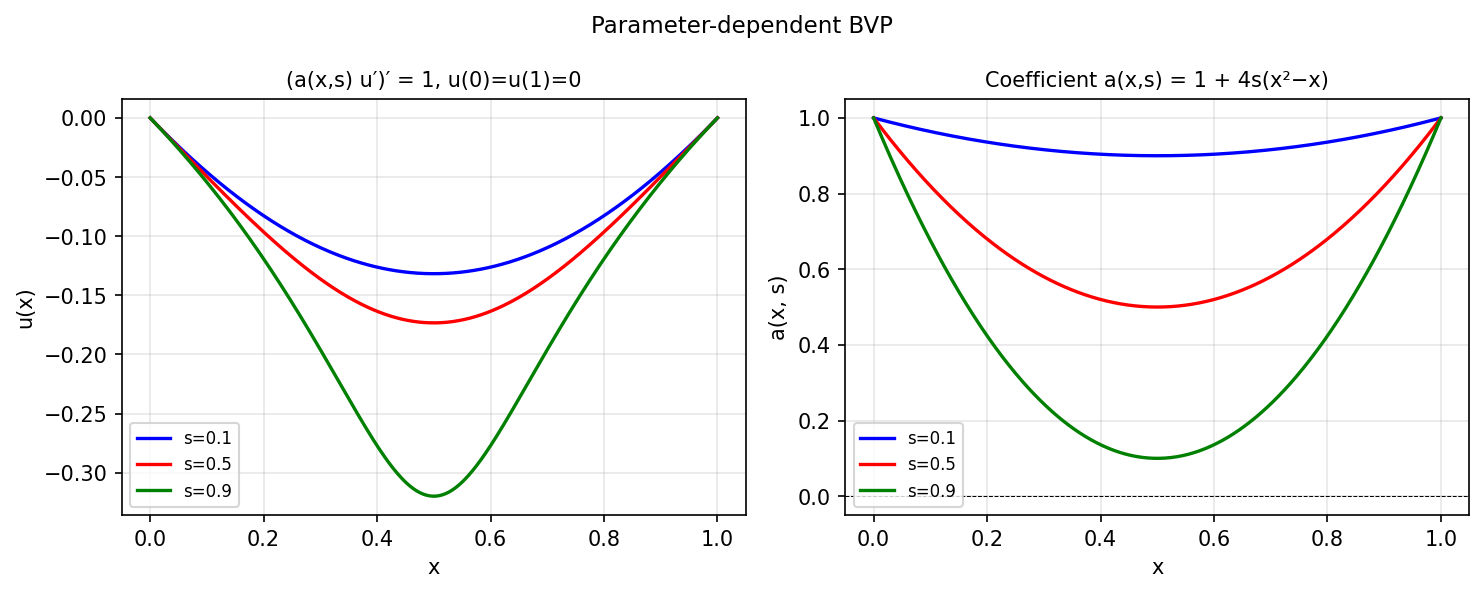

This chart was generated by the following Python code:
"""Parameter-dependent ODE with breakpoints.

Solves  (a(x,s) u')' = 1,  u(0)=u(1)=0  where  a(x,s)=1+4s(x^2-x)
for several values of s, comparing with exact  u(x,s) = log(a)/(8s).

Credit: Chebfun example ode-linear/ParameterODE.m (Asgeir Birkisson, Jan 2012).
Original MATLAB Chebfun: Copyright 2017 by The University of Oxford and
The Chebfun Developers. See https://www.chebfun.org/ for Chebfun information.
"""
import os; os.environ.setdefault("XLA_PYTHON_CLIENT_PREALLOCATE", "false")

import matplotlib
matplotlib.use("Agg")
import matplotlib.pyplot as plt
import jax.numpy as jnp
import numpy as np
import sys, os
sys.path.insert(0, os.path.join(os.path.dirname(__file__), '..', '..', 'src'))

import chebfunjax as cj
from chebfunjax.operators.chebop import Chebop


def run():
    print("=" * 60)
    print("Parameter ODE: (a(x,s) u')' = 1, u(0)=u(1)=0")
    print("=" * 60)

    dom = (0.0, 1.0)
    s_vals = [0.1, 0.5, 0.9]

    def a(x, s):
        return 1.0 + 4.0 * s * (x**2 - x)

    def exact_u(x, s):
        """Exact solution: u = log(a(x,s)) / (8s)"""
        return jnp.log(a(x, s)) / (8.0 * s)

    solutions = []
    for s in s_vals:
        # Expand (a u')' = a' u' + a u'' = 1
        # a'(x,s) = 4s(2x - 1)
        da = lambda x: 4.0 * s * (2.0 * x - 1.0)
        a_fn = lambda x: 1.0 + 4.0 * s * (x**2 - x)

        N = Chebop(
            lambda x, u: a_fn(x) * u.diff(2) + da(x) * u.diff(),
            domain=dom
        )
        N.lbc = 0.0
        N.rbc = 0.0
        u = N.solve(cj.chebfun(lambda x: jnp.ones_like(x), domain=dom))

        x_test = jnp.linspace(0.05, 0.95, 200)
        err = float(jnp.max(jnp.abs(u(x_test) - exact_u(x_test, s))))
        print(f"\ns={s}: max error = {err:.2e}, length = {len(u)}")
        assert err < 1e-8, f"s={s}: error too large {err}"
        solutions.append((s, u))

    # --- Plot -------------------------------------------------------
    _here = os.path.dirname(os.path.abspath(__file__))
    x_plot = jnp.linspace(0.0, 1.0, 400)
    colors = ['b', 'r', 'g']

    fig, axes = plt.subplots(1, 2, figsize=(10, 4))
    for (s, u), c in zip(solutions, colors):
        axes[0].plot(x_plot, u(x_plot), color=c, linewidth=1.6, label=f"s={s}")
        axes[0].plot(x_plot, exact_u(x_plot, s), '--', color=c, linewidth=1.0, alpha=0.5)

    axes[0].set_xlabel("x"); axes[0].set_ylabel("u(x)")
    axes[0].set_title("(a(x,s) u′)′ = 1, u(0)=u(1)=0", fontsize=10)
    axes[0].legend(fontsize=8)
    axes[0].grid(True, alpha=0.3)

    # Show a(x,s) profiles
    x_plot_np = np.linspace(0.0, 1.0, 400)
    for s, c in zip(s_vals, colors):
        a_vals = 1.0 + 4.0 * s * (x_plot_np**2 - x_plot_np)
        axes[1].plot(x_plot_np, a_vals, color=c, linewidth=1.6, label=f"s={s}")
    axes[1].axhline(0, color='k', linewidth=0.5, linestyle='--')
    axes[1].set_xlabel("x"); axes[1].set_ylabel("a(x, s)")
    axes[1].set_title("Coefficient a(x,s) = 1 + 4s(x²−x)", fontsize=10)
    axes[1].legend(fontsize=8)
    axes[1].grid(True, alpha=0.3)

    fig.suptitle("Parameter-dependent BVP", fontsize=11)
    fig.tight_layout()
    fig.savefig(os.path.join(_here, "parameter_ode.png"), dpi=150, bbox_inches="tight")
    plt.close(fig)

    print("\nAll assertions passed.")
    return True


if __name__ == "__main__":
    run()
